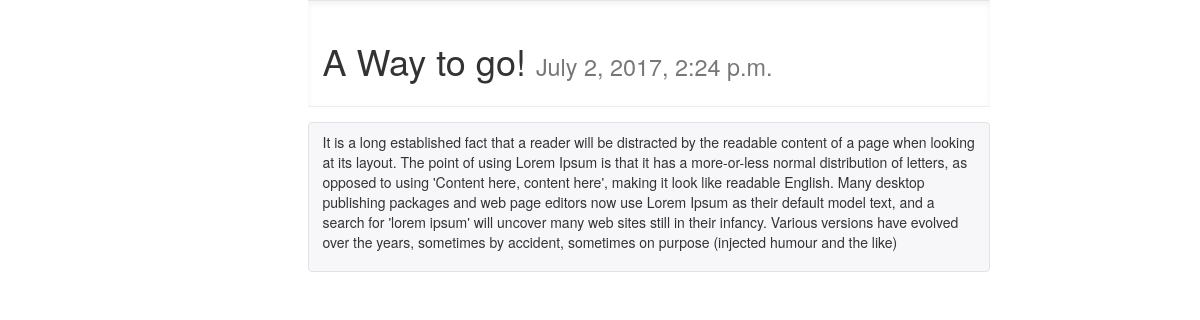
The page /posts/detail/2/ on the database its author committed.
### posts/models.py (models this page shows, shortened)
class Post(models.Model):
    title = models.CharField(max_length=255)
    content = models.TextField()
    updated = models.DateTimeField(auto_now=True, auto_now_add=False)
    timestamp = models.DateTimeField(auto_now=False, auto_now_add=True)

### posts/views.py (the view)
# urls.py: url(r'^detail/(?P<post_id>\d+)/$',post_detail, name="detail"),
def post_detail(request,post_id):
    instance = get_object_or_404(Post, id=post_id)
    context = {
    "instance": instance,
    "title": "Detail",
    }
    return render(request, 'post_detail.html', context)

### posts/templates/post_detail.html (shortened to what this page needs)
{% extends "base.html" %}
{% block content %}
<div class="row">
    <div class="col-sm-7 col-sm-offset-3">
       <div class="bs-example">
       <h1>{{instance.title}} <small>{{instance.timestamp}}</small></h1>
       </div>
        <figure class="highlight">{{instance.content| linebreaks}}</figure>
    </div>
</div>
{% endblock content %}

### posts/static/css/base.css (style rules this page uses)
h1 { color:#342D7E; }
.bs-example { position: relative; padding: 20px 15px 15px; margin: 0 -15px 15px; border-color: #e5e5e5 #eee #eee; border-style: solid; border-width: 1px 0; -webkit-box-shadow: inset 0 3px 6px rgba(0,0,0,.05); box-shadow: inset 0 3px 6px rgba(0,0,0,.05); }
.highlight { padding: 9px 14px; margin: 0 -15px 15px; background-color: #f7f7f9; border: 1px solid #e1e1e8; border-radius: 4px; }

### rows shown on the page
Post: title "A Way to go!", timestamp "July 2, 2017, 2:24 p.m.", content "It is a long established fact that a reader will be distracted by the readable content of a page when looking at its layout. The point of using Lorem Ipsum is that it has a more-or-less normal distribution of letters, as opposed to using 'Content here, content here', making it look like readable English. Many desktop publishing packages and web page editors now use Lorem Ipsum as their default model text, and a search for 'lorem ipsum' will uncover many web sites still in their infancy. Various versions have evolved over the years, sometimes by accident, sometimes on purpose (injected humour and the like)"
